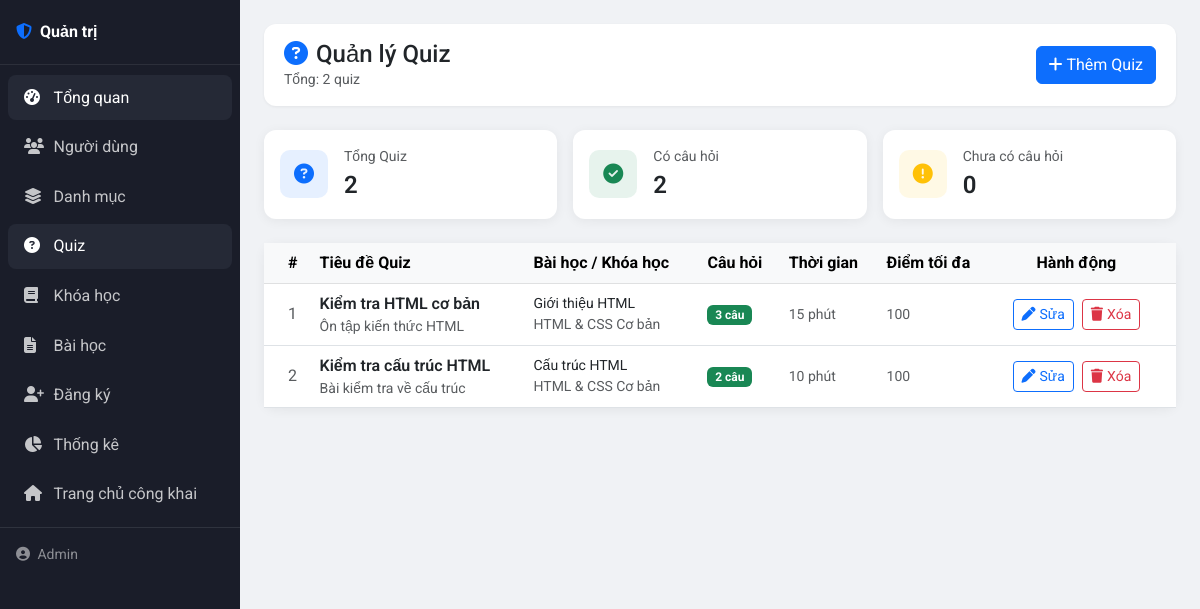
The app's page /admin/quiz/index.php (signed in) with its own data.
### tables this page shows
CREATE TABLE IF NOT EXISTS quiz (
    id INT AUTO_INCREMENT PRIMARY KEY,
    id_bai_hoc INT NOT NULL,
    tieu_de VARCHAR(200) NOT NULL,
    mo_ta TEXT,
    thoi_gian_phut INT DEFAULT 15,
    diem_toi_da INT DEFAULT 100,
    ngay_tao TIMESTAMP DEFAULT CURRENT_TIMESTAMP,
    FOREIGN KEY (id_bai_hoc) REFERENCES bai_hoc(id) ON DELETE CASCADE
);

CREATE TABLE IF NOT EXISTS bai_hoc (
    id INT AUTO_INCREMENT PRIMARY KEY,
    id_khoa_hoc INT NOT NULL,
    tieu_de VARCHAR(200) NOT NULL,
    noi_dung TEXT,
    video_url VARCHAR(255),
    thu_tu INT DEFAULT 0,
    thoi_luong_phut INT DEFAULT 0,
    ngay_tao TIMESTAMP DEFAULT CURRENT_TIMESTAMP,
    FOREIGN KEY (id_khoa_hoc) REFERENCES khoa_hoc(id) ON DELETE CASCADE
);

CREATE TABLE IF NOT EXISTS khoa_hoc (
    id INT AUTO_INCREMENT PRIMARY KEY,
    ten_khoa_hoc VARCHAR(200) NOT NULL,
    mo_ta TEXT,
    hinh_anh VARCHAR(255),
    gia_tien DECIMAL(10,0) DEFAULT 0,
    id_nguoi_tao INT,
    id_danh_muc INT,
    trang_thai ENUM('ban_nhap', 'da_duyet', 'bi_an') DEFAULT 'ban_nhap',
    ngay_tao TIMESTAMP DEFAULT CURRENT_TIMESTAMP,
    FOREIGN KEY (id_nguoi_tao) REFERENCES nguoi_dung(id) ON DELETE SET NULL,
    FOREIGN KEY (id_danh_muc) REFERENCES danh_muc(id) ON DELETE SET NULL
);

### config/database.php (called while the page is built, shortened)
<?php
class Database {
    private static $instance = null;
    private $conn;
    private function __construct() {
        $this->conn = new mysqli(DB_HOST, DB_USER, DB_PASS, DB_NAME, DB_PORT);
        $this->conn->set_charset("utf8");
    }
    public static function getInstance() {
        if (!self::$instance) {
            self::$instance = new self();
        }
        return self::$instance;
    }
    public function getConnection() {
        return $this->conn;
    }
}
?>

### models/quiz.php (called while the page is built, shortened)
<?php
require_once __DIR__ . '/../config/database.php';
class Quiz {
    private $db;
    public function __construct() {
        $this->db = Database::getInstance()->getConnection();
    }
    public function layTatCa() {
        $stmt = $this->db->prepare("
            SELECT q.*, bh.tieu_de AS ten_bai_hoc, kh.ten_khoa_hoc,
                   (SELECT COUNT(*) FROM cau_hoi WHERE id_quiz = q.id) AS so_cau_hoi
            FROM quiz q
            LEFT JOIN bai_hoc bh ON q.id_bai_hoc = bh.id
            LEFT JOIN khoa_hoc kh ON bh.id_khoa_hoc = kh.id
            ORDER BY q.ngay_tao DESC
        ");
        $stmt->execute();
        return $stmt->get_result()->fetch_all(MYSQLI_ASSOC);
    }
}
?>

### admin/quiz/index.php (the view, shortened to what this page needs)
<?php
require_once dirname(__DIR__) . '/../models/quiz.php';
$quiz = new Quiz();
$ds = $quiz->layTatCa();
$tong = count($ds);
$co_cau_hoi  = count(array_filter($ds, fn($q) => (int)$q['so_cau_hoi'] > 0));
$chua_cau_hoi = $tong - $co_cau_hoi;
include __DIR__ . '/../partials/layout_start.php';
?>
<div class="admin-topbar d-flex flex-wrap justify-content-between align-items-center gap-2">
    <div>
        <h1 class="h4 mb-0"><i class="fas fa-circle-question me-2 text-primary"></i>Quản lý Quiz</h1>
        <p class="text-muted small mb-0">Tổng: <?php echo $tong; ?> quiz</p>
    </div>
    <a href="form.php" class="btn btn-primary">
        <i class="fas fa-plus me-1"></i>Thêm Quiz
    </a>
</div>
<div class="row g-3 mb-4">
    <div class="col-sm-4">
        <div class="card stat-card">
            <div class="card-body d-flex align-items-center gap-3">
                <div class="icon bg-primary bg-opacity-10 text-primary"><i class="fas fa-circle-question"></i></div>
                <div>
                    <div class="text-muted small">Tổng Quiz</div>
                    <div class="fs-4 fw-semibold"><?php echo $tong; ?></div>
                </div>
            </div>
        </div>
    </div>
    <div class="col-sm-4">
        <div class="card stat-card">
            <div class="card-body d-flex align-items-center gap-3">
                <div class="icon bg-success bg-opacity-10 text-success"><i class="fas fa-check-circle"></i></div>
                <div>
                    <div class="text-muted small">Có câu hỏi</div>
                    <div class="fs-4 fw-semibold"><?php echo $co_cau_hoi; ?></div>
                </div>
            </div>
        </div>
    </div>
    <div class="col-sm-4">
        <div class="card stat-card">
            <div class="card-body d-flex align-items-center gap-3">
                <div class="icon bg-warning bg-opacity-10 text-warning"><i class="fas fa-exclamation-circle"></i></div>
                <div>
                    <div class="text-muted small">Chưa có câu hỏi</div>
                    <div class="fs-4 fw-semibold"><?php echo $chua_cau_hoi; ?></div>
                </div>
            </div>
        </div>
    </div>
</div>
<div class="card stat-card">
    <div class="card-body p-0">
        <?php if (empty($ds)): ?>
            <div class="text-center text-muted py-5">
                <i class="fas fa-circle-question fa-3x mb-3"></i>
                <p class="mb-0">Chưa có quiz nào. <a href="form.php">Thêm quiz đầu tiên</a></p>
            </div>
        <?php else: ?>
            <div class="table-responsive">
                <table class="table table-hover align-middle mb-0">
                    <thead class="table-light">
                        <tr>
                            <th class="ps-4">#</th>
                            <th>Tiêu đề Quiz</th>
                            <th>Bài học / Khóa học</th>
                            <th>Câu hỏi</th>
                            <th>Thời gian</th>
                            <th>Điểm tối đa</th>
                            <th class="pe-4 text-center">Hành động</th>
                        </tr>
                    </thead>
                    <tbody>
                        <?php foreach ($ds as $i => $q): ?>
                            <tr>
                                <td class="ps-4 text-muted"><?php echo $i + 1; ?></td>
                                <td>
                                    <div class="fw-semibold"><?php echo htmlspecialchars($q['tieu_de']); ?></div>
                                    <?php if ($q['mo_ta']): ?>
                                        <div class="small text-muted"><?php echo htmlspecialchars($q['mo_ta']); ?></div>
                                    <?php endif; ?>
                                </td>
                                <td>
                                    <div class="small"><?php echo htmlspecialchars($q['ten_bai_hoc'] ?? '-'); ?></div>
                                    <div class="small text-muted"><?php echo htmlspecialchars($q['ten_khoa_hoc'] ?? '-'); ?></div>
                                </td>
                                <td>
                                    <?php if ((int)$q['so_cau_hoi'] > 0): ?>
                                        <span class="badge bg-success"><?php echo $q['so_cau_hoi']; ?> câu</span>
                                    <?php else: ?>
                                        <span class="badge bg-warning text-dark">Chưa có câu hỏi</span>
                                    <?php endif; ?>
                                </td>
                                <td class="text-muted small"><?php echo $q['thoi_gian_phut']; ?> phút</td>
                                <td class="text-muted small"><?php echo $q['diem_toi_da']; ?></td>
                                <td class="pe-4 text-center">
                                    <a href="form.php?id=<?php echo $q['id']; ?>" class="btn btn-outline-primary btn-sm me-1">
                                        <i class="fas fa-pen me-1"></i>Sửa
                                    </a>
                                    <a href="?action=xoa&id=<?php echo $q['id']; ?>"
                                       class="btn btn-outline-danger btn-sm"
                                       onclick="return confirm('Xóa quiz &quot;<?php echo htmlspecialchars($q['tieu_de']); ?>&quot;?');">
                                        <i class="fas fa-trash me-1"></i>Xóa
                                    </a>
                                </td>
                            </tr>
                        <?php endforeach; ?>
                    </tbody>
                </table>
            </div>
        <?php endif; ?>
    </div>
</div>
<?php include __DIR__ . '/../partials/layout_end.php'; ?>

### admin/partials/layout_start.php (style rules this page uses)
:root { --admin-sidebar: #1a1d29; --admin-sidebar-hover: #252936; --admin-body: #f0f2f5; }
body { font-family: 'Roboto', sans-serif; background: var(--admin-body); min-height: 100vh; }
.admin-topbar { background: #fff; border-radius: 12px; padding: 1rem 1.25rem; box-shadow: 0 1px 3px rgba(0,0,0,0.06); margin-bottom: 1.5rem; }
.stat-card { border: none; border-radius: 12px; box-shadow: 0 2px 12px rgba(0,0,0,0.06); }
.stat-card .icon { width: 48px; height: 48px; border-radius: 10px; display: flex; align-items: center; justify-content: center; font-size: 1.25rem; }

### records on screen
quiz: tieu_de "Kiểm tra HTML cơ bản", mo_ta "Ôn tập kiến thức HTML", id_bai_hoc.tieu_de "Giới thiệu HTML", khoa_hoc.ten_khoa_hoc "HTML & CSS Cơ bản", so_cau_hoi "3", thoi_gian_phut "15", diem_toi_da "100"
quiz: tieu_de "Kiểm tra cấu trúc HTML", mo_ta "Bài kiểm tra về cấu trúc", id_bai_hoc.tieu_de "Cấu trúc HTML", khoa_hoc.ten_khoa_hoc "HTML & CSS Cơ bản", so_cau_hoi "2", thoi_gian_phut "10", diem_toi_da "100"

### other values on screen
$nguoi_dung_admin['ho_ten'] "Admin"
$tong "2"
$co_cau_hoi "2"
$chua_cau_hoi "0"
